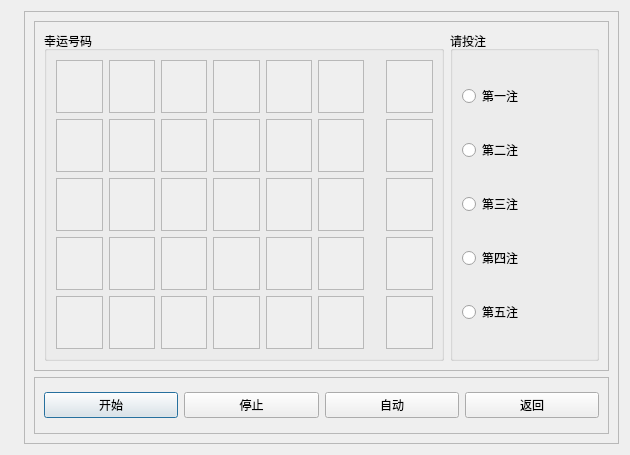
<?xml version="1.0" encoding="UTF-8"?>
<ui version="4.0">
 <class>Dialog</class>
 <widget class="QDialog" name="Dialog">
  <property name="geometry">
   <rect>
    <x>0</x>
    <y>0</y>
    <width>630</width>
    <height>455</height>
   </rect>
  </property>
  <property name="maximumSize">
   <size>
    <width>922</width>
    <height>16777215</height>
   </size>
  </property>
  <property name="windowTitle">
   <string>传统型体育彩票</string>
  </property>
  <property name="modal">
   <bool>true</bool>
  </property>
  <layout class="QHBoxLayout" name="horizontalLayout" stretch="0,1">
   <item>
    <widget class="QLabel" name="label">
     <property name="text">
      <string/>
     </property>
     <property name="pixmap">
      <pixmap>resources/p2.jpg</pixmap>
     </property>
     <property name="alignment">
      <set>Qt::AlignLeading|Qt::AlignLeft|Qt::AlignTop</set>
     </property>
    </widget>
   </item>
   <item>
    <widget class="QFrame" name="frame">
     <property name="frameShape">
      <enum>QFrame::StyledPanel</enum>
     </property>
     <property name="frameShadow">
      <enum>QFrame::Raised</enum>
     </property>
     <layout class="QVBoxLayout" name="verticalLayout" stretch="1,0">
      <item>
       <widget class="QFrame" name="frame_2">
        <property name="maximumSize">
         <size>
          <width>16777215</width>
          <height>350</height>
         </size>
        </property>
        <property name="frameShape">
         <enum>QFrame::StyledPanel</enum>
        </property>
        <property name="frameShadow">
         <enum>QFrame::Raised</enum>
        </property>
        <layout class="QHBoxLayout" name="horizontalLayout_2" stretch="1,0">
         <item>
          <widget class="QGroupBox" name="grpNumbers">
           <property name="maximumSize">
            <size>
             <width>400</width>
             <height>400</height>
            </size>
           </property>
           <property name="title">
            <string>幸运号码</string>
           </property>
           <layout class="QGridLayout" name="grpNumbersLayout">
            <item row="3" column="1">
             <widget class="QTextEdit" name="textEdit_20">
              <property name="enabled">
               <bool>false</bool>
              </property>
              <property name="readOnly">
               <bool>true</bool>
              </property>
              <property name="textInteractionFlags">
               <set>Qt::NoTextInteraction</set>
              </property>
             </widget>
            </item>
            <item row="4" column="7">
             <widget class="QTextEdit" name="txtSp_4">
              <property name="enabled">
               <bool>false</bool>
              </property>
              <property name="readOnly">
               <bool>true</bool>
              </property>
              <property name="textInteractionFlags">
               <set>Qt::NoTextInteraction</set>
              </property>
             </widget>
            </item>
            <item row="4" column="4">
             <widget class="QTextEdit" name="textEdit_29">
              <property name="enabled">
               <bool>false</bool>
              </property>
              <property name="readOnly">
               <bool>true</bool>
              </property>
              <property name="textInteractionFlags">
               <set>Qt::NoTextInteraction</set>
              </property>
             </widget>
            </item>
            <item row="4" column="0">
             <widget class="QTextEdit" name="textEdit_25">
              <property name="enabled">
               <bool>false</bool>
              </property>
              <property name="readOnly">
               <bool>true</bool>
              </property>
              <property name="textInteractionFlags">
               <set>Qt::NoTextInteraction</set>
              </property>
             </widget>
            </item>
            <item row="4" column="3">
             <widget class="QTextEdit" name="textEdit_28">
              <property name="enabled">
               <bool>false</bool>
              </property>
              <property name="readOnly">
               <bool>true</bool>
              </property>
              <property name="textInteractionFlags">
               <set>Qt::NoTextInteraction</set>
              </property>
             </widget>
            </item>
            <item row="4" column="1">
             <widget class="QTextEdit" name="textEdit_26">
              <property name="enabled">
               <bool>false</bool>
              </property>
              <property name="readOnly">
               <bool>true</bool>
              </property>
              <property name="textInteractionFlags">
               <set>Qt::NoTextInteraction</set>
              </property>
             </widget>
            </item>
            <item row="4" column="2">
             <widget class="QTextEdit" name="textEdit_27">
              <property name="enabled">
               <bool>false</bool>
              </property>
              <property name="readOnly">
               <bool>true</bool>
              </property>
              <property name="textInteractionFlags">
               <set>Qt::NoTextInteraction</set>
              </property>
             </widget>
            </item>
            <item row="3" column="3">
             <widget class="QTextEdit" name="textEdit_22">
              <property name="enabled">
               <bool>false</bool>
              </property>
              <property name="readOnly">
               <bool>true</bool>
              </property>
              <property name="textInteractionFlags">
               <set>Qt::NoTextInteraction</set>
              </property>
             </widget>
            </item>
            <item row="3" column="2">
             <widget class="QTextEdit" name="textEdit_21">
              <property name="enabled">
               <bool>false</bool>
              </property>
              <property name="readOnly">
               <bool>true</bool>
              </property>
              <property name="textInteractionFlags">
               <set>Qt::NoTextInteraction</set>
              </property>
             </widget>
            </item>
            <item row="3" column="7">
             <widget class="QTextEdit" name="txtSp_3">
              <property name="enabled">
               <bool>false</bool>
              </property>
              <property name="readOnly">
               <bool>true</bool>
              </property>
              <property name="textInteractionFlags">
               <set>Qt::NoTextInteraction</set>
              </property>
             </widget>
            </item>
            <item row="0" column="0">
             <widget class="QTextEdit" name="txt_01">
              <property name="enabled">
               <bool>false</bool>
              </property>
              <property name="readOnly">
               <bool>true</bool>
              </property>
              <property name="textInteractionFlags">
               <set>Qt::NoTextInteraction</set>
              </property>
             </widget>
            </item>
            <item row="3" column="4">
             <widget class="QTextEdit" name="textEdit_23">
              <property name="enabled">
               <bool>false</bool>
              </property>
              <property name="readOnly">
               <bool>true</bool>
              </property>
              <property name="textInteractionFlags">
               <set>Qt::NoTextInteraction</set>
              </property>
             </widget>
            </item>
            <item row="2" column="4">
             <widget class="QTextEdit" name="textEdit_17">
              <property name="enabled">
               <bool>false</bool>
              </property>
              <property name="readOnly">
               <bool>true</bool>
              </property>
              <property name="textInteractionFlags">
               <set>Qt::NoTextInteraction</set>
              </property>
             </widget>
            </item>
            <item row="2" column="7">
             <widget class="QTextEdit" name="txtSp_2">
              <property name="enabled">
               <bool>false</bool>
              </property>
              <property name="readOnly">
               <bool>true</bool>
              </property>
              <property name="textInteractionFlags">
               <set>Qt::NoTextInteraction</set>
              </property>
             </widget>
            </item>
            <item row="3" column="0">
             <widget class="QTextEdit" name="textEdit_19">
              <property name="enabled">
               <bool>false</bool>
              </property>
              <property name="readOnly">
               <bool>true</bool>
              </property>
              <property name="textInteractionFlags">
               <set>Qt::NoTextInteraction</set>
              </property>
             </widget>
            </item>
            <item row="0" column="4">
             <widget class="QTextEdit" name="txt_05">
              <property name="enabled">
               <bool>false</bool>
              </property>
              <property name="readOnly">
               <bool>true</bool>
              </property>
              <property name="textInteractionFlags">
               <set>Qt::NoTextInteraction</set>
              </property>
             </widget>
            </item>
            <item row="2" column="0">
             <widget class="QTextEdit" name="textEdit_11">
              <property name="enabled">
               <bool>false</bool>
              </property>
              <property name="readOnly">
               <bool>true</bool>
              </property>
              <property name="textInteractionFlags">
               <set>Qt::NoTextInteraction</set>
              </property>
             </widget>
            </item>
            <item row="2" column="1">
             <widget class="QTextEdit" name="textEdit_12">
              <property name="enabled">
               <bool>false</bool>
              </property>
              <property name="readOnly">
               <bool>true</bool>
              </property>
              <property name="textInteractionFlags">
               <set>Qt::NoTextInteraction</set>
              </property>
             </widget>
            </item>
            <item row="2" column="2">
             <widget class="QTextEdit" name="textEdit_13">
              <property name="enabled">
               <bool>false</bool>
              </property>
              <property name="readOnly">
               <bool>true</bool>
              </property>
              <property name="textInteractionFlags">
               <set>Qt::NoTextInteraction</set>
              </property>
             </widget>
            </item>
            <item row="1" column="4">
             <widget class="QTextEdit" name="textEdit_16">
              <property name="enabled">
               <bool>false</bool>
              </property>
              <property name="readOnly">
               <bool>true</bool>
              </property>
              <property name="textInteractionFlags">
               <set>Qt::NoTextInteraction</set>
              </property>
             </widget>
            </item>
            <item row="2" column="3">
             <widget class="QTextEdit" name="textEdit_14">
              <property name="enabled">
               <bool>false</bool>
              </property>
              <property name="readOnly">
               <bool>true</bool>
              </property>
              <property name="textInteractionFlags">
               <set>Qt::NoTextInteraction</set>
              </property>
             </widget>
            </item>
            <item row="0" column="3">
             <widget class="QTextEdit" name="txt_04">
              <property name="enabled">
               <bool>false</bool>
              </property>
              <property name="readOnly">
               <bool>true</bool>
              </property>
              <property name="textInteractionFlags">
               <set>Qt::NoTextInteraction</set>
              </property>
             </widget>
            </item>
            <item row="0" column="1">
             <widget class="QTextEdit" name="txt_02">
              <property name="enabled">
               <bool>false</bool>
              </property>
              <property name="readOnly">
               <bool>true</bool>
              </property>
              <property name="textInteractionFlags">
               <set>Qt::NoTextInteraction</set>
              </property>
             </widget>
            </item>
            <item row="0" column="2">
             <widget class="QTextEdit" name="txt_03">
              <property name="enabled">
               <bool>false</bool>
              </property>
              <property name="readOnly">
               <bool>true</bool>
              </property>
              <property name="textInteractionFlags">
               <set>Qt::NoTextInteraction</set>
              </property>
             </widget>
            </item>
            <item row="1" column="0">
             <widget class="QTextEdit" name="txt_10">
              <property name="enabled">
               <bool>false</bool>
              </property>
              <property name="readOnly">
               <bool>true</bool>
              </property>
              <property name="textInteractionFlags">
               <set>Qt::NoTextInteraction</set>
              </property>
             </widget>
            </item>
            <item row="1" column="1">
             <widget class="QTextEdit" name="txt_11">
              <property name="enabled">
               <bool>false</bool>
              </property>
              <property name="readOnly">
               <bool>true</bool>
              </property>
              <property name="textInteractionFlags">
               <set>Qt::NoTextInteraction</set>
              </property>
             </widget>
            </item>
            <item row="0" column="7">
             <widget class="QTextEdit" name="txtSp_0">
              <property name="enabled">
               <bool>false</bool>
              </property>
              <property name="readOnly">
               <bool>true</bool>
              </property>
              <property name="textInteractionFlags">
               <set>Qt::NoTextInteraction</set>
              </property>
             </widget>
            </item>
            <item row="1" column="2">
             <widget class="QTextEdit" name="textEdit_8">
              <property name="enabled">
               <bool>false</bool>
              </property>
              <property name="readOnly">
               <bool>true</bool>
              </property>
              <property name="textInteractionFlags">
               <set>Qt::NoTextInteraction</set>
              </property>
             </widget>
            </item>
            <item row="0" column="6">
             <widget class="QLabel" name="label_2">
              <property name="minimumSize">
               <size>
                <width>10</width>
                <height>0</height>
               </size>
              </property>
              <property name="text">
               <string/>
              </property>
             </widget>
            </item>
            <item row="1" column="3">
             <widget class="QTextEdit" name="textEdit_9">
              <property name="enabled">
               <bool>false</bool>
              </property>
              <property name="readOnly">
               <bool>true</bool>
              </property>
              <property name="textInteractionFlags">
               <set>Qt::NoTextInteraction</set>
              </property>
             </widget>
            </item>
            <item row="1" column="7">
             <widget class="QTextEdit" name="txtSp_1">
              <property name="enabled">
               <bool>false</bool>
              </property>
              <property name="readOnly">
               <bool>true</bool>
              </property>
              <property name="textInteractionFlags">
               <set>Qt::NoTextInteraction</set>
              </property>
             </widget>
            </item>
            <item row="1" column="6">
             <widget class="QLabel" name="label_3">
              <property name="minimumSize">
               <size>
                <width>10</width>
                <height>0</height>
               </size>
              </property>
              <property name="text">
               <string/>
              </property>
             </widget>
            </item>
            <item row="0" column="5">
             <widget class="QTextEdit" name="txt_06">
              <property name="enabled">
               <bool>false</bool>
              </property>
              <property name="readOnly">
               <bool>true</bool>
              </property>
              <property name="textInteractionFlags">
               <set>Qt::NoTextInteraction</set>
              </property>
             </widget>
            </item>
            <item row="1" column="5">
             <widget class="QTextEdit" name="textEdit_32">
              <property name="enabled">
               <bool>false</bool>
              </property>
              <property name="readOnly">
               <bool>true</bool>
              </property>
              <property name="textInteractionFlags">
               <set>Qt::NoTextInteraction</set>
              </property>
             </widget>
            </item>
            <item row="2" column="5">
             <widget class="QTextEdit" name="textEdit_33">
              <property name="enabled">
               <bool>false</bool>
              </property>
              <property name="readOnly">
               <bool>true</bool>
              </property>
              <property name="textInteractionFlags">
               <set>Qt::NoTextInteraction</set>
              </property>
             </widget>
            </item>
            <item row="3" column="5">
             <widget class="QTextEdit" name="textEdit_34">
              <property name="enabled">
               <bool>false</bool>
              </property>
              <property name="readOnly">
               <bool>true</bool>
              </property>
              <property name="textInteractionFlags">
               <set>Qt::NoTextInteraction</set>
              </property>
             </widget>
            </item>
            <item row="4" column="5">
             <widget class="QTextEdit" name="textEdit_35">
              <property name="enabled">
               <bool>false</bool>
              </property>
              <property name="readOnly">
               <bool>true</bool>
              </property>
              <property name="textInteractionFlags">
               <set>Qt::NoTextInteraction</set>
              </property>
             </widget>
            </item>
           </layout>
          </widget>
         </item>
         <item>
          <widget class="QGroupBox" name="grpBets">
           <property name="maximumSize">
            <size>
             <width>16777215</width>
             <height>400</height>
            </size>
           </property>
           <property name="title">
            <string>请投注</string>
           </property>
           <layout class="QVBoxLayout" name="grpBetsLayout">
            <item>
             <widget class="QRadioButton" name="rdBets_1">
              <property name="text">
               <string>第一注</string>
              </property>
             </widget>
            </item>
            <item>
             <widget class="QRadioButton" name="rdBets_2">
              <property name="text">
               <string>第二注</string>
              </property>
             </widget>
            </item>
            <item>
             <widget class="QRadioButton" name="rdBets_3">
              <property name="text">
               <string>第三注</string>
              </property>
             </widget>
            </item>
            <item>
             <widget class="QRadioButton" name="rdBets_4">
              <property name="text">
               <string>第四注</string>
              </property>
             </widget>
            </item>
            <item>
             <widget class="QRadioButton" name="rdBets_5">
              <property name="text">
               <string>第五注</string>
              </property>
             </widget>
            </item>
           </layout>
          </widget>
         </item>
        </layout>
       </widget>
      </item>
      <item>
       <widget class="QFrame" name="frame_3">
        <property name="frameShape">
         <enum>QFrame::StyledPanel</enum>
        </property>
        <property name="frameShadow">
         <enum>QFrame::Raised</enum>
        </property>
        <layout class="QHBoxLayout" name="horizontalLayout_3">
         <item>
          <widget class="QPushButton" name="btnStart">
           <property name="text">
            <string>开始</string>
           </property>
          </widget>
         </item>
         <item>
          <widget class="QPushButton" name="btnStop">
           <property name="text">
            <string>停止</string>
           </property>
          </widget>
         </item>
         <item>
          <widget class="QPushButton" name="btnAutoGenerate">
           <property name="text">
            <string>自动</string>
           </property>
          </widget>
         </item>
         <item>
          <widget class="QPushButton" name="btnReturn">
           <property name="text">
            <string>返回</string>
           </property>
          </widget>
         </item>
        </layout>
       </widget>
      </item>
     </layout>
    </widget>
   </item>
  </layout>
 </widget>
 <resources/>
 <connections/>
</ui>
